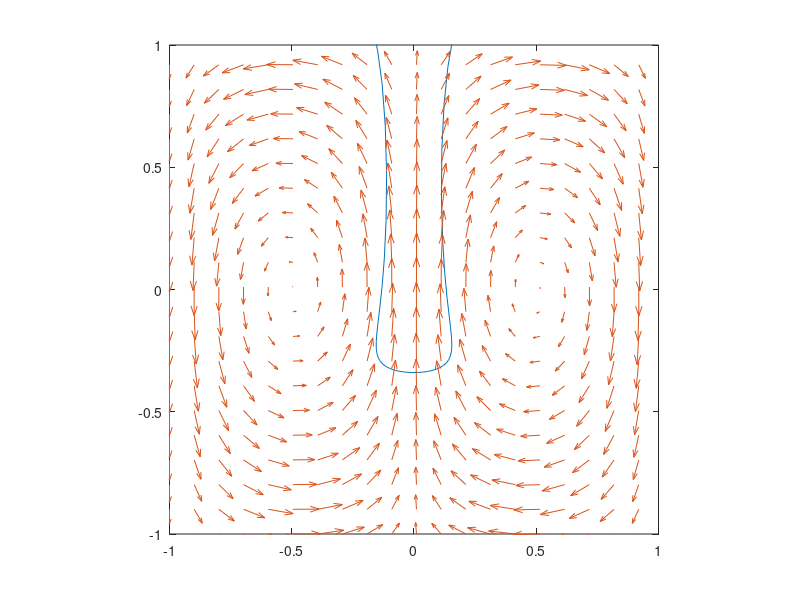

Recreate this plot in MATLAB.
clear all;clc;
global n xc yc r
%% Definitions
n = 100;
xc = 0;
yc = 0.6;
r = 0.3;
L = 2;
dx = L/(n-1);
grid = -L/2:dx:L/2;
[x,y] = meshgrid(grid,grid);
c = .01;
dt = 0.001*dx/c;
tfinal = 1.6;
%% Velocity Field
u=-cos(pi*(x+0.5)).*sin(3*pi/8*y);
v=sin(pi*(x+0.5)).*cos(3*pi/8*y);
%% Boundary Conditions
ip = [2:n,1];
jp = ip;
im = [n,1:n-1];
jm = im;
xv = grid;
yv = grid;
%% Velocity at point (a,b)
a = 10;
b = 12;
ix = find(xv<=a,1,'last');
jx = find(yv<=b,1,'last');
uab = ...
    1/((xv(ip(ix))-xv(ix))*(yv(jp(jx))-yv(jx)))*...
    (u(ix,jx)*(xv(ip(ix))-a)*(yv(jp(jx))-b) + ...
    u(ip(ix),jx)* (a-xv(ix)) * (yv(jp(jx)) - b) + ...
    u(ix,jp(jx))*(xv(ip(ix))-a)*(b-yv(jx)) + ...
    u(ip(ix),jp(jx))*(a-xv(ix))*(b-yv(jx)));
vab = ...
    1/((xv(ip(ix))-xv(ix))*(yv(jp(jx))-yv(jx)))*...
    (v(ix,jx)*(xv(ip(ix))-a)*(yv(jp(jx))-b) + ...
    v(ip(ix),jx)* (a-xv(ix)) * (yv(jp(jx)) - b) + ...
    v(ix,jp(jx))*(xv(ip(ix))-a)*(b-yv(jx)) + ...
    v(ip(ix),jp(jx))*(a-xv(ix))*(b-yv(jx)));
%% Define x and y on T
theta = 0 : 2*pi/(n-1) : 2*pi;
xT = r.*cos(theta) + xc;
yT = r.*sin(theta) + yc;
xplot(:,1) = xT;
yplot(:,1) = yT;
%% Advection
for t = 1:ceil(tfinal/dt)
    for istep = 1:n
        ix = find(xv<=xT(istep),1,'last');
        jx = find(yv<=yT(istep),1,'last');
        uab = ...
            1/((xv(ip(ix))-xv(ix))*(yv(jp(jx))-yv(jx)))*...
            (u(ix,jx)*(xv(ip(ix))-xT(istep))*(yv(jp(jx))-yT(istep)) + ...
            u(ip(ix),jx)* (xT(istep)-xv(ix)) * (yv(jp(jx)) - yT(istep)) + ...
            u(ix,jp(jx))*(xv(ip(ix))-xT(istep))*(yT(istep)-yv(jx)) + ...
            u(ip(ix),jp(jx))*(xT(istep)-xv(ix))*(yT(istep)-yv(jx)));
        vab = ...
            1/((xv(ip(ix))-xv(ix))*(yv(jp(jx))-yv(jx)))*...
            (v(ix,jx)*(xv(ip(ix))-xT(istep))*(yv(jp(jx))-yT(istep)) + ...
            v(ip(ix),jx)* (xT(istep)-xv(ix)) * (yv(jp(jx)) - yT(istep)) + ...
            v(ix,jp(jx))*(xv(ip(ix))-xT(istep))*(yT(istep)-yv(jx)) + ...
            v(ip(ix),jp(jx))*(xT(istep)-xv(ix))*(yT(istep)-yv(jx)));
        xTn(istep) = xT(istep) - c*dt/dx*uab;
        yTn(istep) = yT(istep) - c*dt/dx*vab;
    end
    xT = xTn;
    yT = yTn;
    xplot(:,t+1) = xT;
    yplot(:,t+1) = yT;
end
%% matrix way
for tm = 1:10
    for i = 1:n
        a(i)=find(x(1,:)<=xT(i),1,'last');
        b(i)=find(y(:,1)<=yT(i),1,'last');
    end
    figure(1);clf
    plot(x(1,a),y(b,1),'.','color','r')
    hold on;
    plot(xT,yT,'.')
    axis([-.4,.4,0.2,1])
    axis('square')
    hold off;
    uab = ...
        1/((xv(ip(ix))-xv(ix))*(yv(jp(jx))-yv(jx)))*...
        (u(ix,jx)*(xv(ip(ix))-xT(istep))*(yv(jp(jx))-yT(istep)) + ...
        u(ip(ix),jx)* (xT(istep)-xv(ix)) * (yv(jp(jx)) - yT(istep)) + ...
        u(ix,jp(jx))*(xv(ip(ix))-xT(istep))*(yT(istep)-yv(jx)) + ...
        u(ip(ix),jp(jx))*(xT(istep)-xv(ix))*(yT(istep)-yv(jx)));
    vab = ...
        1/((xv(ip(ix))-xv(ix))*(yv(jp(jx))-yv(jx)))*...
        (v(ix,jx)*(xv(ip(ix))-xT(istep))*(yv(jp(jx))-yT(istep)) + ...
        v(ip(ix),jx)* (xT(istep)-xv(ix)) * (yv(jp(jx)) - yT(istep)) + ...
        v(ix,jp(jx))*(xv(ip(ix))-xT(istep))*(yT(istep)-yv(jx)) + ...
        v(ip(ix),jp(jx))*(xT(istep)-xv(ix))*(yT(istep)-yv(jx)));
    xTn(istep) = xT(istep) - c*dt/dx*uab;
    yTn(istep) = yT(istep) - c*dt/dx*vab;
end
%%
% xplus1 = x(:,ip);
% xmin1 = x(:,im);
% yplus1 = y(ip,:);
% ymin1 = y(im,:);
% xden = xplus1-x;
% yden = yplus1-y;
% uabc = 1./(xden.*yden');
%% Plot
q = 1:n/20:n;
xq = x(q,q);
yq = y(q,q);
uq =  u(q,q);
vq =  v(q,q);
figure(1);clf;
for ix = 1:t-1
    plot(xplot(:,ix),yplot(:,ix))
    hold on;
    quiver(xq,yq,uq,vq)
    axis([-L/2 L/2 -L/2 L/2])
    axis('square')
    hold off;
    pause(0.001)
end


